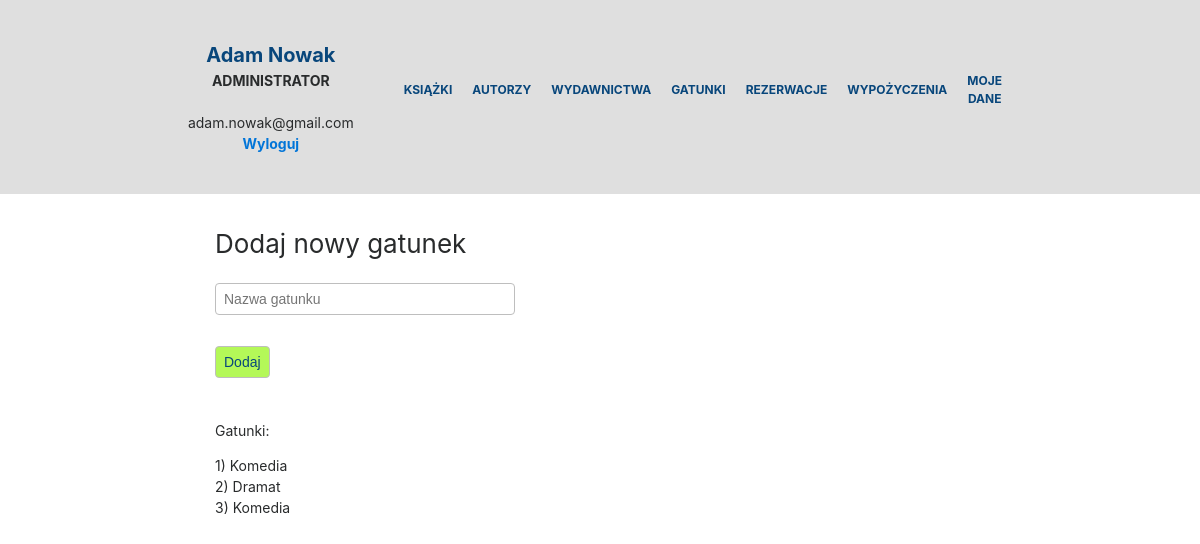
The app's page /administrator/dodaj-gatunek.php (signed in) with its own data.
### tables this page shows
CREATE TABLE `gatunek` (
  `id_gatunku` int(11) NOT NULL,
  `gatunek` text NOT NULL
);

### administrator/dodaj-gatunek.php (the view, shortened to what this page needs)
<?php
require_once('../connect.php');
?>
<!DOCTYPE html>
<html lang="pl_PL">
    <head>
        <link rel="stylesheet" href="../css/style.css">
        <link rel="stylesheet" href="../css/bootstrap.css">
    </head>
    <body>
        <?php
            $connection = mysqli_connect($host, $db_user, $db_password, $db_name);
            mysqli_select_db($connection, "biblioteka");
        ?>
        <div class="dis-flex nav-bar">
            <div>
                <?php
                    echo '<div class="show_logged_user">'.$_SESSION['imie'].' '.$_SESSION['nazwisko'].'</div>';
                    echo '<div class="user_role">';
                        echo "<b>ADMINISTRATOR</b><br/><br/>";
                        echo $_SESSION['email'];
                    echo '<br/><b><a href="../logout.php">Wyloguj</a></b></div>';
                ?>
            </div>
            <div>
                <?php include_once('menu.php'); ?>
            </div>
        </div>
        <div class="content">
            <div class="col-md-12" style="padding-top: 30px;">
                <div class="podtytul"> Dodaj nowy gatunek </div>
                <form method="post">
                    <input name="gatunek" type="text" placeholder="Nazwa gatunku" required/> <br/><br/>
                    <input type="submit" value="Dodaj" />
                </form>
                <br/><br/>
                <p> Gatunki: </p>
                <?php
                    $sql0 = "SELECT * FROM gatunek";
                    $result0 = @$connection -> query($sql0);
                    while($row0 = mysqli_fetch_row($result0)) {
                        echo $row0[0].') '.$row0[1].'<br/>';
                    }
                ?>
            </div>
        </div>
    </body>
</html>

### css/style.css (style rules this page uses)
html { font-family: sans-serif; line-height: 1.15; -ms-text-size-adjust: 100%; -webkit-text-size-adjust: 100%; font-size: 14px; }
body { margin: 0; }
button, input, optgroup, select, textarea { font-family: sans-serif; font-size: 100%; line-height: 1.15; margin: 0; }
button, input { overflow: visible; }
button, html [type="button"], [type="reset"], [type="submit"] { -webkit-appearance: button; }
body { font-family: -apple-system, system-ui, BlinkMacSystemFont, "Segoe UI", Roboto, "Helvetica Neue", Arial, sans-serif; font-size: 1rem; font-weight: normal; line-height: 1.5; color: #292b2c; background-color: #fff; }
p { margin-top: 0; margin-bottom: 1rem; }
a { color: #0275d8; text-decoration: none; }
input, button, select, textarea { line-height: inherit; }
input[type="text"], input[type="password"], input[type="date"], textarea { height: 32px; -khtml-border-radius: 4px; border-radius: 4px; border: 1px solid #bebebe; background-color: #fff; padding-left: 8px; padding-right: 8px; margin-bottom: 10px; width: 300px; }
input[type="submit"] { height: 32px; -khtml-border-radius: 4px; border-radius: 4px; border: 1px solid #bebebe; padding-left: 8px; padding-right: 8px; background: #b4f858; color: #08467b; }
.user_role { width: 100%; text-align: center; }
.podtytul { font-size: 26px; padding-bottom: 20px; }
.dis-flex { display: flex; align-items: center; justify-content: center; }
.nav-bar { background: rgb(223, 223, 223); padding: 40px 200px 40px 200px; }
.show_logged_user { width: 100%; color: #08467b; font-size: 20px; font-weight: bold; text-align: center; word-wrap: normal; }
.content { padding-left: 200px; padding-right: 200px; }

### records on screen
gatunek: id_gatunku "1", gatunek "Komedia"
gatunek: id_gatunku "2", gatunek "Dramat"
gatunek: id_gatunku "3", gatunek "Komedia"

### other values on screen
$_SESSION['imie'] "Adam"
$_SESSION['nazwisko'] "Nowak"
$_SESSION['email'] "adam.nowak@gmail.com"
